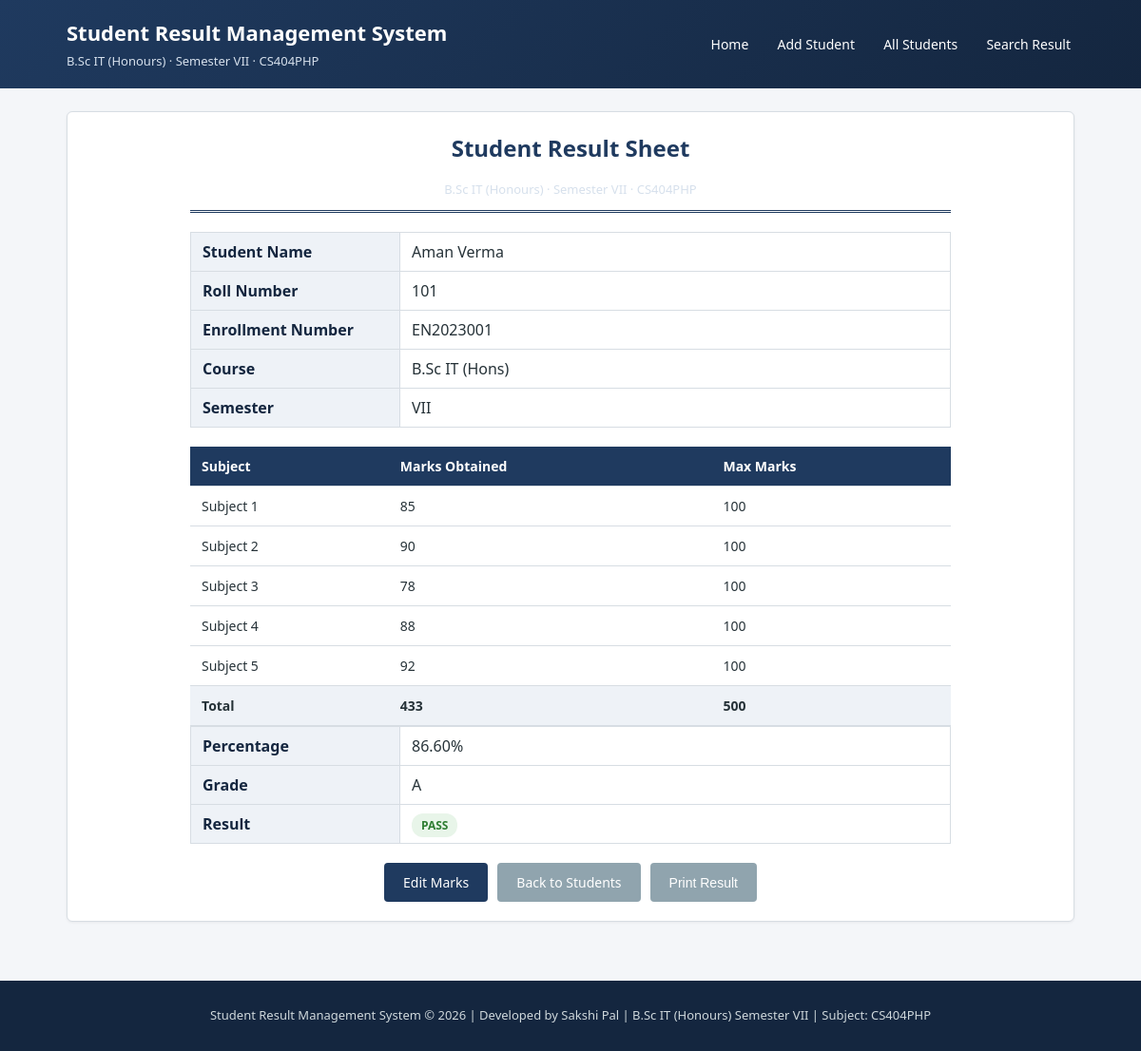
/result.php?id=1, run on the app's committed database.
### tables this page shows
CREATE TABLE IF NOT EXISTS marks (
    id INT AUTO_INCREMENT PRIMARY KEY,
    student_id INT NOT NULL UNIQUE,
    subject1 INT NOT NULL,
    subject2 INT NOT NULL,
    subject3 INT NOT NULL,
    subject4 INT NOT NULL,
    subject5 INT NOT NULL,
    total INT NOT NULL,
    percentage DECIMAL(5,2) NOT NULL,
    grade VARCHAR(5) NOT NULL,
    result_status VARCHAR(10) NOT NULL,
    CONSTRAINT fk_marks_student
        FOREIGN KEY (student_id) REFERENCES students(id)
        ON DELETE CASCADE
);

CREATE TABLE IF NOT EXISTS students (
    id INT AUTO_INCREMENT PRIMARY KEY,
    roll_no VARCHAR(20) NOT NULL UNIQUE,
    enrollment_no VARCHAR(30) NOT NULL,
    name VARCHAR(100) NOT NULL,
    course VARCHAR(100) NOT NULL,
    semester VARCHAR(20) NOT NULL,
    email VARCHAR(100) DEFAULT NULL,
    created_at TIMESTAMP DEFAULT CURRENT_TIMESTAMP
);

### functions.php (called while the page is built, shortened)
<?php
function clean($value)
{
    return htmlspecialchars(trim($value), ENT_QUOTES, 'UTF-8');
}

### result.php (the view, shortened to what this page needs)
<?php
require 'db.php';
require 'includes/functions.php';
$id = isset($_GET['id']) ? (int) $_GET['id'] : 0;
$student = null;
if ($id > 0) {
    $stmt = mysqli_prepare(
        $conn,
        "SELECT s.*, m.subject1, m.subject2, m.subject3, m.subject4, m.subject5,
                m.total, m.percentage, m.grade, m.result_status
         FROM students s
         LEFT JOIN marks m ON m.student_id = s.id
         WHERE s.id = ?"
    );
    mysqli_stmt_bind_param($stmt, 'i', $id);
    mysqli_stmt_execute($stmt);
    $res = mysqli_stmt_get_result($stmt);
    $student = mysqli_fetch_assoc($res);
}
$subjectFields = $GLOBALS['subject_fields'];
$subjectLabels = $GLOBALS['subject_labels'];
require 'includes/header.php';
?>
<section class="card">
<?php if (!$student): ?>
    <div class="alert alert-error">Student not found.</div>
    <a href="students.php" class="btn">Back to Students</a>
<?php elseif ($student['total'] === null): ?>
    <div class="alert alert-error">Marks have not been entered for this student yet.</div>
    <a href="enter_marks.php?id=<?php echo $id; ?>" class="btn">Enter Marks Now</a>
<?php else: ?>
    <div class="result-sheet">
        <div class="result-header">
            <h2>Student Result Sheet</h2>
            <p class="subtitle">B.Sc IT (Honours) &middot; Semester VII &middot; CS404PHP</p>
        </div>
        <table class="info-table">
            <tr><th>Student Name</th><td><?php echo clean($student['name']); ?></td></tr>
            <tr><th>Roll Number</th><td><?php echo clean($student['roll_no']); ?></td></tr>
            <tr><th>Enrollment Number</th><td><?php echo clean($student['enrollment_no']); ?></td></tr>
            <tr><th>Course</th><td><?php echo clean($student['course']); ?></td></tr>
            <tr><th>Semester</th><td><?php echo clean($student['semester']); ?></td></tr>
        </table>
        <table class="data-table marks-table">
            <thead>
                <tr><th>Subject</th><th>Marks Obtained</th><th>Max Marks</th></tr>
            </thead>
            <tbody>
            <?php foreach ($subjectFields as $index => $field): ?>
                <tr>
                    <td><?php echo $subjectLabels[$index]; ?></td>
                    <td><?php echo (int) $student[$field]; ?></td>
                    <td>100</td>
                </tr>
            <?php endforeach; ?>
                <tr class="total-row">
                    <td>Total</td>
                    <td><?php echo (int) $student['total']; ?></td>
                    <td>500</td>
                </tr>
            </tbody>
        </table>
        <table class="info-table">
            <tr><th>Percentage</th><td><?php echo number_format($student['percentage'], 2); ?>%</td></tr>
            <tr><th>Grade</th><td><?php echo clean($student['grade']); ?></td></tr>
            <tr>
                <th>Result</th>
                <td>
                    <span class="badge badge-<?php echo strtolower($student['result_status']); ?>">
                        <?php echo clean($student['result_status']); ?>
                    </span>
                </td>
            </tr>
        </table>
        <div class="result-actions no-print">
            <a href="enter_marks.php?id=<?php echo $id; ?>" class="btn">Edit Marks</a>
            <a href="students.php" class="btn btn-secondary">Back to Students</a>
            <button type="button" onclick="window.print()" class="btn btn-secondary">Print Result</button>
        </div>
    </div>
<?php endif; ?>
</section>
<?php require 'includes/footer.php'; ?>

### style.css (style rules this page uses)
:root { --primary: #1f3a5f; --primary-dark: #14263f; --accent: #c59a3b; --bg: #f4f6f9; --card-bg: #ffffff; --text: #263238; --border: #d7dde3; --success: #2e7d32; --success-bg: #e8f5e9; --error: #c62828; --error-bg: #fdecea; --pending-bg: #fff8e1; --pending: #8a6d00; }
* { box-sizing: border-box; }
body { margin: 0; font-family: 'Segoe UI', Tahoma, Geneva, Verdana, sans-serif; background: var(--bg); color: var(--text); line-height: 1.5; }
.subtitle { margin: 4px 0 0; font-size: 13px; color: #d6e0ec; }
.card { background: var(--card-bg); border: 1px solid var(--border); border-radius: 6px; padding: 20px 24px; margin-bottom: 22px; box-shadow: 0 1px 3px rgba(0, 0, 0, 0.06); }
.card h2 { margin-top: 0; color: var(--primary); border-bottom: 2px solid var(--accent); padding-bottom: 8px; display: inline-block; }
.btn { background: var(--primary); color: #fff; border: none; padding: 10px 20px; border-radius: 4px; cursor: pointer; font-size: 14px; text-decoration: none; display: inline-block; }
.btn-secondary { background: #90a4ae; }
.data-table { width: 100%; border-collapse: collapse; font-size: 14px; }
.data-table th, .data-table td { padding: 10px 12px; border-bottom: 1px solid var(--border); text-align: left; }
.data-table thead th { background: var(--primary); color: #fff; }
.badge { padding: 4px 10px; border-radius: 12px; font-size: 12px; font-weight: 600; }
.badge-pass { background: var(--success-bg); color: var(--success); }
.result-sheet { max-width: 800px; margin: 0 auto; }
.result-header { text-align: center; margin-bottom: 20px; border-bottom: 3px double var(--primary); padding-bottom: 12px; }
.result-header h2 { color: var(--primary); border: none; margin-bottom: 4px; }
.info-table { width: 100%; border-collapse: collapse; margin-bottom: 20px; }
.info-table th, .info-table td { padding: 8px 12px; border: 1px solid var(--border); text-align: left; }
.info-table th { background: #eef2f7; width: 220px; color: var(--primary-dark); }
.marks-table th { background: var(--primary); color: #fff; }
.total-row { font-weight: 700; background: #eef2f7; }
.result-actions { display: flex; gap: 10px; justify-content: center; margin-top: 10px; flex-wrap: wrap; }

### data on the page
marks: student.name "Aman Verma", student.roll_no "101", student.enrollment_no "EN2023001", student.course "B.Sc IT (Hons)", student.semester "VII", subject1 "85", subject2 "90", subject3 "78", subject4 "88", subject5 "92", total "433", percentage "86.60", grade "A", result_status "PASS"

### other printed values
$subjectLabels[$index] "Subject 1"
$subjectLabels[$index] "Subject 2"
$subjectLabels[$index] "Subject 3"
$subjectLabels[$index] "Subject 4"
$subjectLabels[$index] "Subject 5"
